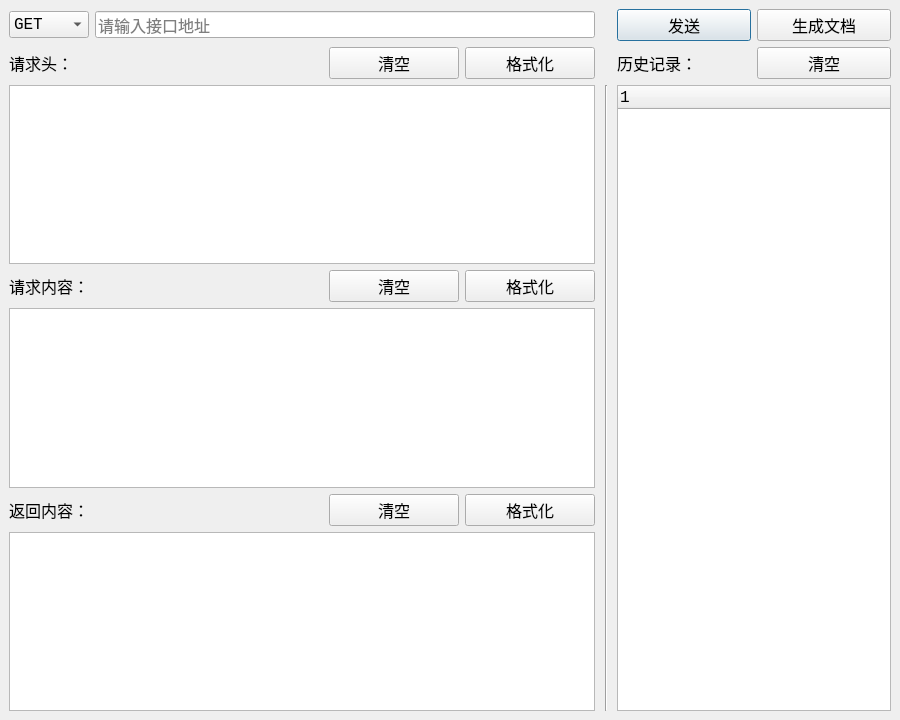
<?xml version="1.0" encoding="UTF-8"?>
<ui version="4.0">
 <author>EditBug</author>
 <class>HttpToMD</class>
 <widget class="QDialog" name="HttpToMD">
  <property name="geometry">
   <rect>
    <x>0</x>
    <y>0</y>
    <width>900</width>
    <height>720</height>
   </rect>
  </property>
  <property name="acceptDrops">
   <bool>true</bool>
  </property>
  <property name="windowTitle">
   <string>接口文档生成器</string>
  </property>
  <layout class="QGridLayout" name="gridLayout_2">
   <item row="0" column="0">
    <layout class="QGridLayout" name="gridLayout">
     <item row="0" column="1" colspan="3">
      <widget class="QLineEdit" name="lineEdit_1">
       <property name="enabled">
        <bool>true</bool>
       </property>
       <property name="minimumSize">
        <size>
         <width>500</width>
         <height>0</height>
        </size>
       </property>
       <property name="font">
        <font>
         <family>Consolas</family>
         <pointsize>12</pointsize>
         <weight>50</weight>
         <bold>false</bold>
        </font>
       </property>
       <property name="acceptDrops">
        <bool>true</bool>
       </property>
       <property name="text">
        <string/>
       </property>
       <property name="frame">
        <bool>true</bool>
       </property>
       <property name="placeholderText">
        <string>请输入接口地址</string>
       </property>
       <property name="clearButtonEnabled">
        <bool>false</bool>
       </property>
      </widget>
     </item>
     <item row="0" column="5">
      <widget class="QPushButton" name="pushButton_1">
       <property name="minimumSize">
        <size>
         <width>133</width>
         <height>0</height>
        </size>
       </property>
       <property name="font">
        <font>
         <family>Consolas</family>
         <pointsize>12</pointsize>
         <weight>50</weight>
         <bold>false</bold>
        </font>
       </property>
       <property name="text">
        <string>发送</string>
       </property>
      </widget>
     </item>
     <item row="0" column="0">
      <widget class="QComboBox" name="comboBox_1">
       <property name="enabled">
        <bool>true</bool>
       </property>
       <property name="minimumSize">
        <size>
         <width>80</width>
         <height>0</height>
        </size>
       </property>
       <property name="maximumSize">
        <size>
         <width>80</width>
         <height>16777215</height>
        </size>
       </property>
       <property name="font">
        <font>
         <family>Consolas</family>
         <pointsize>12</pointsize>
         <weight>50</weight>
         <bold>false</bold>
        </font>
       </property>
       <property name="mouseTracking">
        <bool>false</bool>
       </property>
       <property name="tabletTracking">
        <bool>true</bool>
       </property>
       <property name="acceptDrops">
        <bool>false</bool>
       </property>
       <property name="layoutDirection">
        <enum>Qt::LeftToRight</enum>
       </property>
       <property name="autoFillBackground">
        <bool>false</bool>
       </property>
       <property name="editable">
        <bool>false</bool>
       </property>
       <property name="duplicatesEnabled">
        <bool>false</bool>
       </property>
       <property name="frame">
        <bool>true</bool>
       </property>
       <item>
        <property name="text">
         <string>GET</string>
        </property>
       </item>
       <item>
        <property name="text">
         <string>POST</string>
        </property>
       </item>
      </widget>
     </item>
     <item row="5" column="3">
      <widget class="QPushButton" name="pushButton_6">
       <property name="minimumSize">
        <size>
         <width>0</width>
         <height>0</height>
        </size>
       </property>
       <property name="font">
        <font>
         <family>Consolas</family>
         <pointsize>12</pointsize>
         <weight>50</weight>
         <bold>false</bold>
        </font>
       </property>
       <property name="text">
        <string>格式化</string>
       </property>
      </widget>
     </item>
     <item row="6" column="0" colspan="4">
      <widget class="QPlainTextEdit" name="plainTextEdit_3">
       <property name="minimumSize">
        <size>
         <width>586</width>
         <height>0</height>
        </size>
       </property>
       <property name="font">
        <font>
         <family>Consolas</family>
         <pointsize>12</pointsize>
         <weight>50</weight>
         <bold>false</bold>
        </font>
       </property>
      </widget>
     </item>
     <item row="5" column="0">
      <widget class="QLabel" name="label_3">
       <property name="minimumSize">
        <size>
         <width>80</width>
         <height>0</height>
        </size>
       </property>
       <property name="font">
        <font>
         <family>Consolas</family>
         <pointsize>12</pointsize>
         <weight>50</weight>
         <bold>false</bold>
        </font>
       </property>
       <property name="text">
        <string>返回内容：</string>
       </property>
      </widget>
     </item>
     <item row="2" column="4" rowspan="5">
      <widget class="Line" name="line_1">
       <property name="minimumSize">
        <size>
         <width>10</width>
         <height>0</height>
        </size>
       </property>
       <property name="font">
        <font>
         <family>Consolas</family>
         <pointsize>12</pointsize>
         <weight>50</weight>
         <bold>false</bold>
        </font>
       </property>
       <property name="styleSheet">
        <string notr="true">color: rgb(0, 0, 0);</string>
       </property>
       <property name="orientation">
        <enum>Qt::Vertical</enum>
       </property>
      </widget>
     </item>
     <item row="2" column="0" colspan="4">
      <widget class="QPlainTextEdit" name="plainTextEdit_1">
       <property name="minimumSize">
        <size>
         <width>586</width>
         <height>0</height>
        </size>
       </property>
       <property name="font">
        <font>
         <family>Consolas</family>
         <pointsize>12</pointsize>
         <weight>50</weight>
         <bold>false</bold>
        </font>
       </property>
       <property name="tabletTracking">
        <bool>false</bool>
       </property>
       <property name="autoFillBackground">
        <bool>false</bool>
       </property>
       <property name="midLineWidth">
        <number>0</number>
       </property>
      </widget>
     </item>
     <item row="1" column="3">
      <widget class="QPushButton" name="pushButton_4">
       <property name="minimumSize">
        <size>
         <width>0</width>
         <height>0</height>
        </size>
       </property>
       <property name="maximumSize">
        <size>
         <width>130</width>
         <height>16777215</height>
        </size>
       </property>
       <property name="font">
        <font>
         <family>Consolas</family>
         <pointsize>12</pointsize>
         <weight>50</weight>
         <bold>false</bold>
        </font>
       </property>
       <property name="text">
        <string>格式化</string>
       </property>
      </widget>
     </item>
     <item row="3" column="0">
      <widget class="QLabel" name="label_2">
       <property name="minimumSize">
        <size>
         <width>80</width>
         <height>0</height>
        </size>
       </property>
       <property name="font">
        <font>
         <family>Consolas</family>
         <pointsize>12</pointsize>
         <weight>50</weight>
         <bold>false</bold>
        </font>
       </property>
       <property name="text">
        <string>请求内容：</string>
       </property>
      </widget>
     </item>
     <item row="3" column="3">
      <widget class="QPushButton" name="pushButton_5">
       <property name="minimumSize">
        <size>
         <width>0</width>
         <height>0</height>
        </size>
       </property>
       <property name="font">
        <font>
         <family>Consolas</family>
         <pointsize>12</pointsize>
         <weight>50</weight>
         <bold>false</bold>
        </font>
       </property>
       <property name="text">
        <string>格式化</string>
       </property>
      </widget>
     </item>
     <item row="1" column="0">
      <widget class="QLabel" name="label_1">
       <property name="minimumSize">
        <size>
         <width>80</width>
         <height>0</height>
        </size>
       </property>
       <property name="font">
        <font>
         <family>Consolas</family>
         <pointsize>12</pointsize>
         <weight>50</weight>
         <bold>false</bold>
        </font>
       </property>
       <property name="text">
        <string>请求头：</string>
       </property>
      </widget>
     </item>
     <item row="4" column="0" colspan="4">
      <widget class="QPlainTextEdit" name="plainTextEdit_2">
       <property name="minimumSize">
        <size>
         <width>586</width>
         <height>0</height>
        </size>
       </property>
       <property name="font">
        <font>
         <family>Consolas</family>
         <pointsize>12</pointsize>
         <weight>50</weight>
         <bold>false</bold>
        </font>
       </property>
      </widget>
     </item>
     <item row="0" column="6">
      <widget class="QPushButton" name="pushButton_2">
       <property name="minimumSize">
        <size>
         <width>133</width>
         <height>0</height>
        </size>
       </property>
       <property name="font">
        <font>
         <family>Consolas</family>
         <pointsize>12</pointsize>
         <weight>50</weight>
         <bold>false</bold>
        </font>
       </property>
       <property name="text">
        <string>生成文档</string>
       </property>
      </widget>
     </item>
     <item row="1" column="5">
      <widget class="QLabel" name="label_4">
       <property name="minimumSize">
        <size>
         <width>133</width>
         <height>0</height>
        </size>
       </property>
       <property name="font">
        <font>
         <family>Consolas</family>
         <pointsize>12</pointsize>
         <weight>50</weight>
         <bold>false</bold>
        </font>
       </property>
       <property name="text">
        <string>历史记录：</string>
       </property>
      </widget>
     </item>
     <item row="2" column="5" rowspan="5" colspan="2">
      <widget class="QTreeWidget" name="treeWidget_1">
       <property name="minimumSize">
        <size>
         <width>272</width>
         <height>0</height>
        </size>
       </property>
       <property name="font">
        <font>
         <family>Consolas</family>
         <pointsize>12</pointsize>
         <weight>50</weight>
         <bold>false</bold>
        </font>
       </property>
       <column>
        <property name="text">
         <string notr="true">1</string>
        </property>
       </column>
      </widget>
     </item>
     <item row="1" column="2">
      <widget class="QPushButton" name="pushButton_7">
       <property name="minimumSize">
        <size>
         <width>0</width>
         <height>0</height>
        </size>
       </property>
       <property name="maximumSize">
        <size>
         <width>130</width>
         <height>16777215</height>
        </size>
       </property>
       <property name="font">
        <font>
         <family>Consolas</family>
         <pointsize>12</pointsize>
         <weight>50</weight>
         <bold>false</bold>
        </font>
       </property>
       <property name="text">
        <string>清空</string>
       </property>
      </widget>
     </item>
     <item row="3" column="2">
      <widget class="QPushButton" name="pushButton_8">
       <property name="minimumSize">
        <size>
         <width>0</width>
         <height>0</height>
        </size>
       </property>
       <property name="maximumSize">
        <size>
         <width>130</width>
         <height>16777215</height>
        </size>
       </property>
       <property name="font">
        <font>
         <family>Consolas</family>
         <pointsize>12</pointsize>
         <weight>50</weight>
         <bold>false</bold>
        </font>
       </property>
       <property name="text">
        <string>清空</string>
       </property>
      </widget>
     </item>
     <item row="5" column="2">
      <widget class="QPushButton" name="pushButton_9">
       <property name="minimumSize">
        <size>
         <width>0</width>
         <height>0</height>
        </size>
       </property>
       <property name="maximumSize">
        <size>
         <width>130</width>
         <height>16777215</height>
        </size>
       </property>
       <property name="font">
        <font>
         <family>Consolas</family>
         <pointsize>12</pointsize>
         <weight>50</weight>
         <bold>false</bold>
        </font>
       </property>
       <property name="text">
        <string>清空</string>
       </property>
      </widget>
     </item>
     <item row="1" column="6">
      <widget class="QPushButton" name="pushButton_3">
       <property name="minimumSize">
        <size>
         <width>133</width>
         <height>0</height>
        </size>
       </property>
       <property name="font">
        <font>
         <family>Consolas</family>
         <pointsize>12</pointsize>
         <weight>50</weight>
         <bold>false</bold>
        </font>
       </property>
       <property name="text">
        <string>清空</string>
       </property>
      </widget>
     </item>
    </layout>
   </item>
  </layout>
 </widget>
 <layoutdefault spacing="6" margin="9"/>
 <resources/>
 <connections/>
 <designerdata>
  <property name="gridDeltaX">
   <number>10</number>
  </property>
  <property name="gridDeltaY">
   <number>10</number>
  </property>
  <property name="gridSnapX">
   <bool>true</bool>
  </property>
  <property name="gridSnapY">
   <bool>true</bool>
  </property>
  <property name="gridVisible">
   <bool>true</bool>
  </property>
 </designerdata>
</ui>
